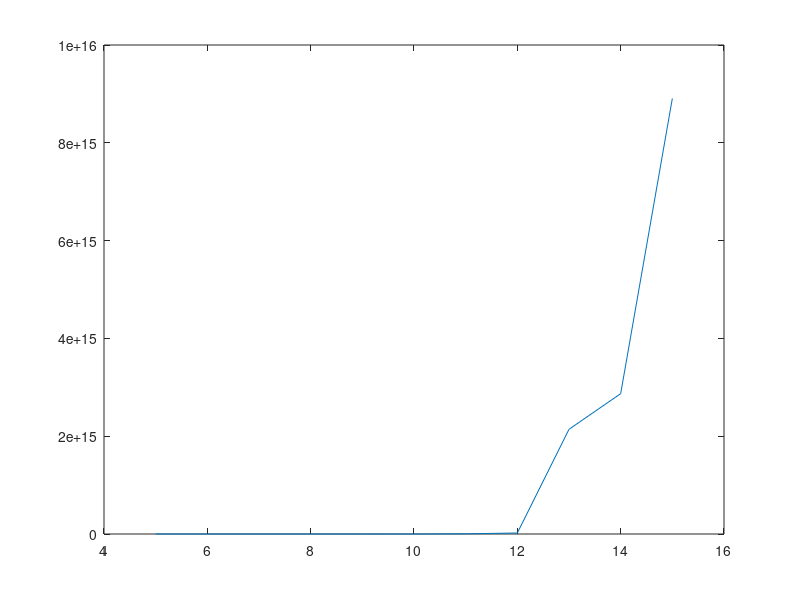

Write the MATLAB code that produced this figure.
% Check the condition number
clc
clear all
close all

%% condition number increase with matrix size
cond_mat = zeros(10);
for iter = 1:100
    for m = 2:10
        for n =1:m-1
            A = randn(m, n);
            cond_mat(m, n) = cond_mat(m, n) + cond(A);
        end
    end
end
cond_mat = cond_mat/100;

%% append column and check condition number
m = 7;
n = 6;
A = randn(m, n);
cond(A)
A1 = [A, A(:, 1)];
cond(A1)
det(A1)

%% add noise to the appended column and check condition number
cond_list = [];
for epsul = 5:15
    A1_temp = A1;
    A1_temp(:, n+1) = A1_temp(:, n+1) + rand(m, 1) * 10^(-epsul);
    cond_list = [cond_list, cond(A1_temp)];
end

figure(1)
plot([5:15], cond_list)
